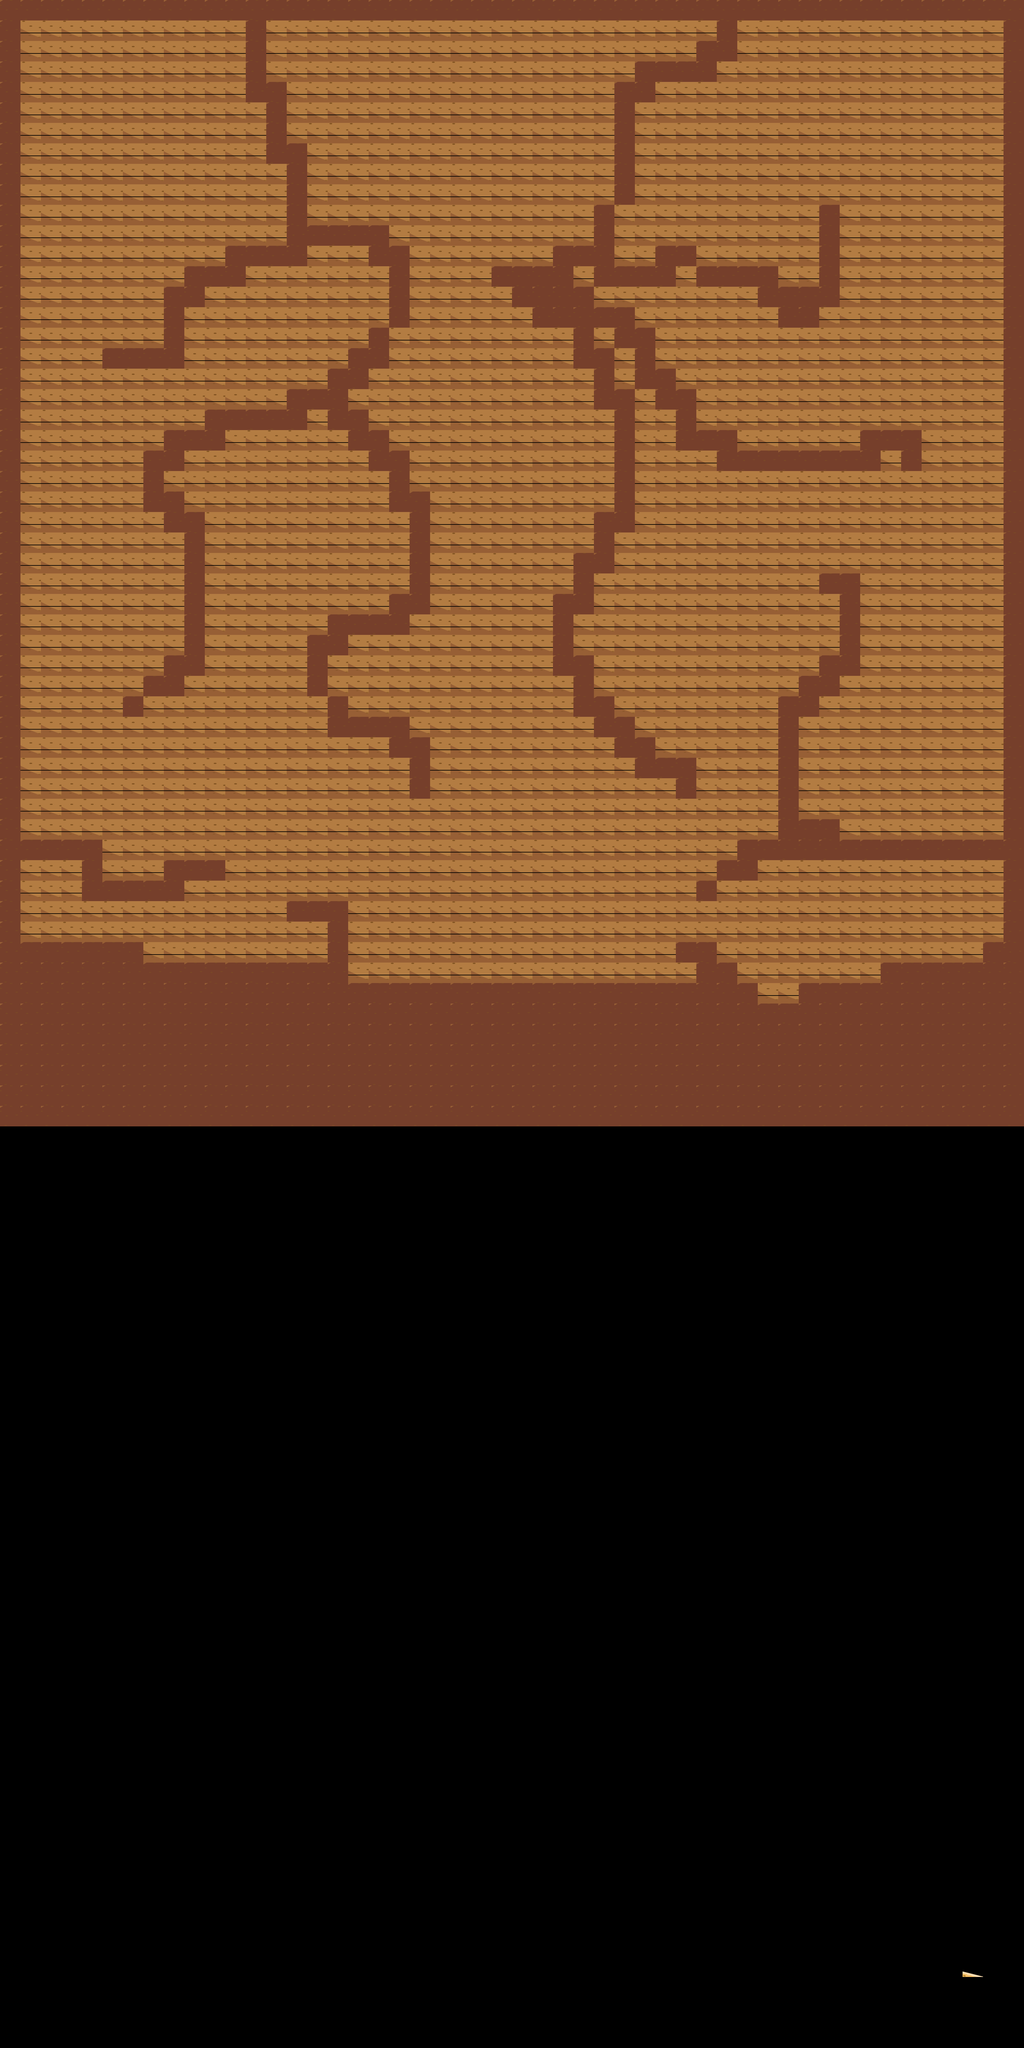

This game map was drawn from its Tiled (.tmx) file and the tilesets committed beside it. A one-line description and the trimmed map source follow:
An orthogonal 50x100 tile map with 64x64 px tiles, 2 tile layers (bottom, walls), 2 tilesets.

<map version="1.0" orientation="orthogonal" renderorder="right-down" width="50" height="100" tilewidth="64" tileheight="64" nextobjectid="1">
 <tileset firstgid="1" name="tile_1" tilewidth="64" tileheight="64" tilecount="168">
  <image source="tile_1.png" width="952" height="816" />
  <tile id="71">
   <properties>
    <property name="Blocked" value="true" />
    <property name="blocked" value="true" />
   </properties>
  </tile>
 </tileset>
 <tileset firstgid="169" name="tile_2" tilewidth="64" tileheight="64" tilecount="168">
  <image source="tile_2.png" width="952" height="816" />
  <tile id="0">
   <properties>
    <property name="blocked" value="true" />
   </properties>
  </tile>
 </tileset>
 <layer name="bottom" width="50" height="100">
  <data>[5000 cells, 2751 non-empty, 2 distinct tile ids]</data>
 </layer>
 <layer name="walls" width="50" height="100">
  <properties>
   <property name="Blocked" value="true" />
   <property name="blocked" value="true" />
  </properties>
  <data>[5000 cells, 790 non-empty, 1 distinct tile ids]</data>
 </layer>
</map>
